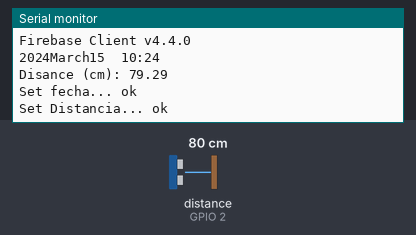
The sketch below on a simulated ESP32. Parts: the last lines printed to the serial monitor. Wiring (inferred from the names in the program): ultrasonic range finder: trigger GPIO 14; echo GPIO 2. The inputs (shaded band) are chosen by the test bench; at power-on: distance to the obstacle (sensor on GPIO 2) 80 cm. The echo pulse lasts 58.3 µs per cm; WiFi joins after 1.5 s; servers stay silent unless stated; the local clock reads 2024-03-15 10:24:30 at power-on unless the sketch sets it.

Above: at 2.7 s.
2.8 s: distance to the obstacle (sensor on GPIO 2) set to 2 cm
At 7.2 s:
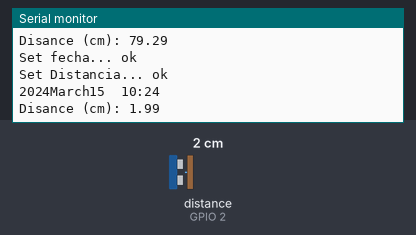
8.5 s: distance to the obstacle (sensor on GPIO 2) set to 4 cm
At 17.17 s:
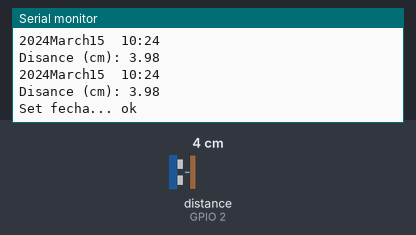
Timing chart, 0 to 18.7 s (numbered marks = the images above; inputs shaded):
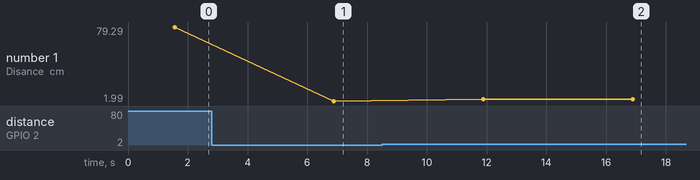

Measured:
- after the input at 2.8 s, the serial monitor: prints a new line after 4.1 s (image 1)
- after the input at 8.5 s, the serial monitor: prints a new line after 3.4 s (image 2)
- plotted number 1: 79.29 → 1.99 after the input at 2.8 s, 1.99 → 3.98 after the input at 8.5 s

The sketch:

Tarea_01.ino
```cpp
//-------para conexion wifi---------//
#include <WiFi.h>
#include <HTTPClient.h>
#define WIFI_SSID "INFINITUM05FC"
#define WIFI_PASSWORD "Tr9Ji9Cy6u"
//----------------------------------//

//--------para Ultrasonix----------//
#include <time.h>
//---------------------------------//

//------Para FireBase--------------//
#include <Firebase_ESP_Client.h>
//Provide the token generation process info.
#include <addons/TokenHelper.h>
//Provide the RTDB payload printing info and other helper functions.
#include <addons/RTDBHelper.h>
//For the following credentials, see examples/Authentications/SignInAsUser/EmailPassword/EmailPassword.ino
/* 2. Define the API Key */
#define API_KEY "AIzaSyCU2gEaDatp4H_EjEc42gngvvEVqMbI1RI"
/* 3. Define the RTDB URL */
#define DATABASE_URL "https://esp32upiizrtos-default-rtdb.firebaseio.com/" //<databaseName>.firebaseio.com or <databaseName>.<region>.firebasedatabase.app
/* 4. Define the user Email and password that alreadey registerd or added in your project */
//serial bluethoot terminal

#define USER_EMAIL "abnerr018@gmail.com"
#define USER_PASSWORD "123456789"
//Define Firebase Data object
FirebaseData fbdo;
FirebaseAuth auth;
FirebaseConfig config;

unsigned long sendDataPrevMillis = 0;
unsigned long count = 0;
//---------------------------------//

//------Cnexion wifi----//
const char* ntpServer = "pool.ntp.org";
const long gmtOffset_sec = 0;
const int daylightOffset_sec = 3600;
String fecha = "0";
int control = 0;
//----------------------//

//------Ultrasonix------//
#define SOUND_SPEED 0.034
#define CM_TO_INCH 0.393701
const int trigPin = 14;
const int echoPin = 2;
long duration;
float distanceOn;
float distanceInch;
// ---------------------//

//Definimos las tareas
void GetDate(void);
void Ultrasonix(void);
void FireBase(void);

void setup() {
//Para coneccion a wifi
  Serial.begin(9600);
  WiFi.begin(WIFI_SSID, WIFI_PASSWORD);
  Serial.println("Connecting");
  while(WiFi.status()!=WL_CONNECTED) {
    delay(250);
    Serial.print(".");
  }
  control = 1;
  Serial.println(" Conection successful");
  Serial.print("Conectando con la siguiente dirección IP: ");
  Serial.println(WiFi.localIP());
//Para ultrasonico
  pinMode(trigPin, OUTPUT);
  pinMode(echoPin, INPUT);
  digitalWrite(trigPin,LOW);
//Para Firebase
  Serial.printf("Firebase Client v%s\n\n", FIREBASE_CLIENT_VERSION);
  /* Assign the api key (required) */
  config.api_key = API_KEY;
  /* Assign the user sign in credentials */
  auth.user.email = USER_EMAIL;
  auth.user.password = USER_PASSWORD;
  /* Assign the RTDB URL (required) */
  config.database_url = DATABASE_URL;
  /* Assign the callback function for the long running token generation task */
  config.token_status_callback = tokenStatusCallback; //see addons/TokenHelper.h
  //Or use legacy authenticate metho
  //config.database_url = DATABASE_URL;
  //config.signer.tokens.legacy_token = "<database secret>";
  Firebase.begin(&config, &auth);
  //Comment or pass false value when WiFi reconnection will control by your code or third party library
  Firebase.reconnectWiFi(true);
}

void loop() {
  while(1){
    GetDate();
    Ultrasonix();
    FireBase();
    delay(5000);
  }

}

void GetDate (void){
  struct tm timeinfo;
  //Int and get the date
  configTime(gmtOffset_sec, daylightOffset_sec, ntpServer);
  if(!getLocalTime(&timeinfo)){
    Serial.println("Failed to obtain time");
    return;
  }

  char timeYear[5];
  strftime(timeYear,5,"%Y", &timeinfo);
  char timeMonth[15];
  strftime(timeMonth,15,"%B", &timeinfo);
  char timeDay[10];
  strftime(timeDay,10,"%d", &timeinfo);
  char timeHour[3];
  strftime(timeHour,3,"%H", &timeinfo);
  char timeMin[3];
  strftime(timeMin,3,"%M", &timeinfo);
  fecha = String(timeYear)+String(timeMonth)+String(timeDay)+String("  ")+String(timeHour)+String(":")+String(timeMin);
  Serial.println(fecha);
}

void Ultrasonix(void){
  //limpiar el trigger
  digitalWrite(trigPin, LOW);
  delayMicroseconds(2);
  //poner el trigger en alto 10 microsegundos
  digitalWrite(trigPin, HIGH);
  delayMicroseconds(10);
  digitalWrite(trigPin, LOW);
  //leer el pin echo
  duration = pulseIn(echoPin, HIGH);

  //calcular la distancias
  distanceOn = duration * SOUND_SPEED/2;

  //Imprimimos la distancia
  Serial.print("Disance (cm): ");
  Serial.println(distanceOn);
}

void FireBase(void){
    //Flash string (PROGMEM and  (FPSTR), String C/C++ string, const char, char array, string literal are supported
    //in all Firebase and FirebaseJson functions, unless F() macro is not supported.

    if (Firebase.ready() && (millis() - sendDataPrevMillis > 15000 || sendDataPrevMillis == 0))
    {
        sendDataPrevMillis = millis();

        FirebaseJson FECHA;
        FECHA.add("Fecha", fecha);
        Serial.printf("Set fecha... %s\n", Firebase.RTDB.setJSON(&fbdo, "/Tarea01/Fecha", &FECHA) ? "ok" : fbdo.errorReason().c_str());

        FirebaseJson longitud;
        longitud.setFloatDigits(4);
        longitud.add("Distancia", distanceOn);
        Serial.printf("Set Distancia... %s\n", Firebase.RTDB.setJSON(&fbdo, "/Tarea01/Distancia", &longitud) ? "ok" : fbdo.errorReason().c_str());
    }
}
```
